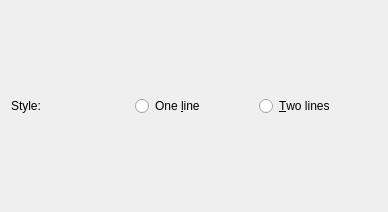
<?xml version="1.0" encoding="UTF-8"?>
<ui version="4.0">
 <class>EntryDelegatePreferences</class>
 <widget class="QWidget" name="EntryDelegatePreferences">
  <property name="geometry">
   <rect>
    <x>0</x>
    <y>0</y>
    <width>388</width>
    <height>212</height>
   </rect>
  </property>
  <layout class="QVBoxLayout" name="verticalLayout">
   <item>
    <layout class="QHBoxLayout" name="horizontalLayout">
     <item>
      <widget class="QLabel" name="label_3">
       <property name="text">
        <string>Style:</string>
       </property>
      </widget>
     </item>
     <item>
      <widget class="QRadioButton" name="oneLine">
       <property name="text">
        <string>One &amp;line</string>
       </property>
      </widget>
     </item>
     <item>
      <widget class="QRadioButton" name="twoLines">
       <property name="text">
        <string>&amp;Two lines</string>
       </property>
      </widget>
     </item>
    </layout>
   </item>
  </layout>
 </widget>
 <resources/>
 <connections>
  <connection>
   <sender>oneLine</sender>
   <signal>clicked()</signal>
   <receiver>EntryDelegatePreferences</receiver>
   <slot>setOneLineDisplay()</slot>
   <hints>
    <hint type="sourcelabel">
     <x>185</x>
     <y>112</y>
    </hint>
    <hint type="destinationlabel">
     <x>282</x>
     <y>-3</y>
    </hint>
   </hints>
  </connection>
  <connection>
   <sender>twoLines</sender>
   <signal>clicked()</signal>
   <receiver>EntryDelegatePreferences</receiver>
   <slot>setTwoLinesDisplay()</slot>
   <hints>
    <hint type="sourcelabel">
     <x>297</x>
     <y>111</y>
    </hint>
    <hint type="destinationlabel">
     <x>249</x>
     <y>2</y>
    </hint>
   </hints>
  </connection>
 </connections>
 <slots>
  <slot>setOneLineDisplay()</slot>
  <slot>setTwoLinesDisplay()</slot>
 </slots>
</ui>
